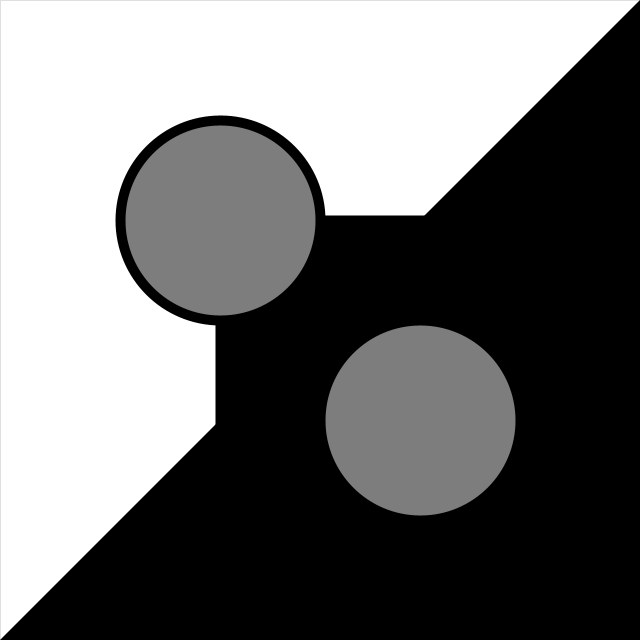
Frame 1 (no input)
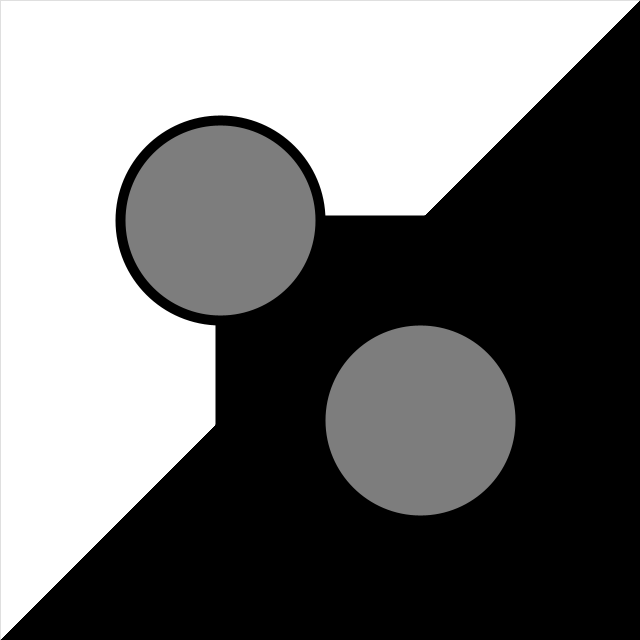
Frame 60 (the mouse pressed at the canvas centre just before this capture)
Frame 120 (the mouse held since frame 60 and released just before this capture): identical to frame 60, image omitted

The Processing sketch that drew these frames (run headless with seeded random() and noise(); from frame 60 on, the mouse is pressed at the canvas centre):

// Processing sketch: sketch_02_graphics
// ── sketch_02_graphics.pde
float taille = 200;

void setup () {

  size(640, 640);
  background(0, 0, 0);
}

void draw () {

  float centreX = 640 / 2 - taille / 2;
  float centreY = 640 / 2 - taille / 2;

  strokeWeight(0);
  stroke(0);
  fill(255);
  triangle(0, 0, 640, 0, 0, 640);

  fill(0);
  strokeWeight(10);

  rect(centreX, centreY, taille, taille);

  fill(125);

  ellipse(centreX, centreY, taille, taille);
  centreX = centreX + taille;
  centreY = centreY + taille;

  strokeWeight(10);
  ellipse(centreX, centreY, taille, taille);
}
